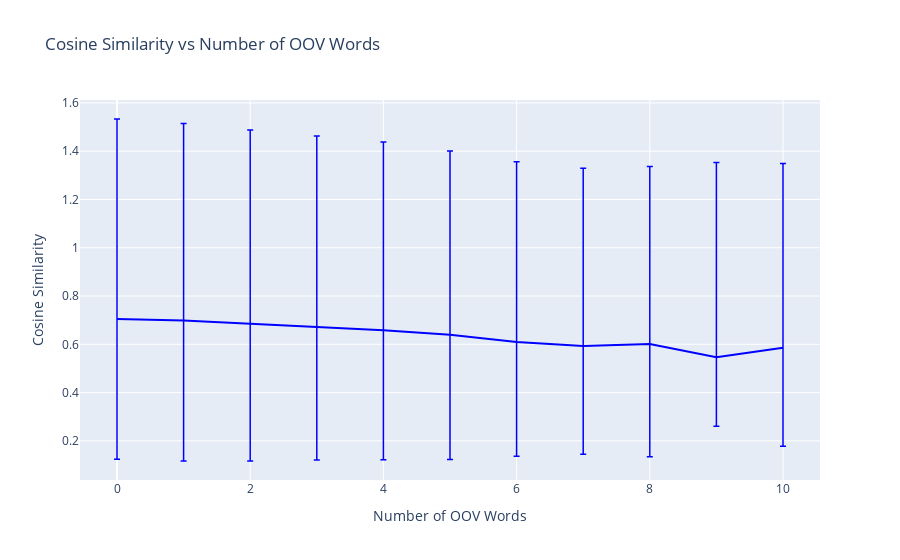

This figure's notebook cell:
### Code cell
# Lineplot of the mean cosine similarity vs number of OOV words with std as error bars
# The mean should be a lineplot, and the error should be represented as lines with a different color
# The space between must be shaded
# Use plotly

fig = px.line(
    x=cosine_sim_vs_oov_df["oov"],
    y=cosine_sim_vs_oov_df["mean"],
    title="Cosine Similarity vs Number of OOV Words",
    # error_y=cosine_sim_vs_oov_df["std"],
    labels={
        "x": "Number of OOV Words",
        "y": "Cosine Similarity",
        "error_y": "Standard Deviation",
    },
)

fig.update_traces(
    line=dict(color="blue"),
    error_y=dict(
        type="data",
        symmetric=False,
        array=cosine_sim_vs_oov_df["mean"] + cosine_sim_vs_oov_df["std"],
        arrayminus=cosine_sim_vs_oov_df["mean"] - cosine_sim_vs_oov_df["std"],
        thickness=1.5,
        width=3,
        color="blue",
    ),
)

fig.show()

### Figure 1 — Plotly figure (JSON) as saved in the notebook; plotly's stock layout.template omitted (floating-point values rounded to 4 significant figures)
{"data": [{"error_y": {"array": [0.8284, 0.8154, 0.8024, 0.7921, 0.7796, 0.7618, 0.7459, 0.7367, 0.7353, 0.8068, 0.7634], "arrayminus": [0.5815, 0.5823, 0.5683, 0.5506, 0.5365, 0.5166, 0.4739, 0.4486, 0.4668, 0.2863, 0.4085], "color": "blue", "symmetric": false, "thickness": 1.5, "type": "data", "width": 3}, "hovertemplate": "Number of OOV Words=%{x}<br>Cosine Similarity=%{y}<extra></extra>", "legendgroup": "", "line": {"color": "blue", "dash": "solid"}, "marker": {"symbol": "circle"}, "mode": "lines", "name": "", "orientation": "v", "showlegend": false, "type": "scatter", "x": [0, 1, 2, 3, 4, 5, 6, 7, 8, 9, 10], "xaxis": "x", "y": [0.705, 0.6988, 0.6854, 0.6713, 0.6581, 0.6392, 0.6099, 0.5926, 0.601, 0.5465, 0.586], "yaxis": "y"}], "layout": {"legend": {"tracegroupgap": 0}, "title": {"text": "Cosine Similarity vs Number of OOV Words"}, "xaxis": {"anchor": "y", "domain": [0, 1], "title": {"text": "Number of OOV Words"}}, "yaxis": {"anchor": "x", "domain": [0, 1], "title": {"text": "Cosine Similarity"}}}}
